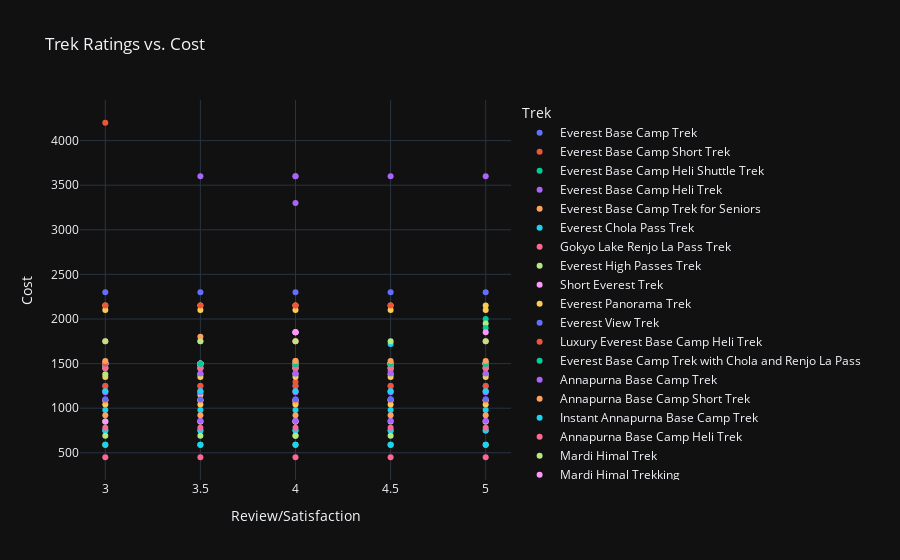

Here is the notebook cell this chart was saved with:
### Code cell
#plot the trek according to the ratings 
fig = px.scatter(df, x='Review/Satisfaction', y='Cost', color='Trek', title='Trek Ratings vs. Cost')
fig.show()

### Figure 1 — Plotly figure (JSON) as saved in the notebook; plotly's stock layout.template omitted (floating-point values rounded to 4 significant figures)
{"data": [{"hovertemplate": "Trek=Everest Base Camp Trek<br>Review/Satisfaction=%{x}<br>Cost=%{y}<extra></extra>", "legendgroup": "Everest Base Camp Trek", "marker": {"color": "#636efa", "symbol": "circle"}, "mode": "markers", "name": "Everest Base Camp Trek", "orientation": "v", "showlegend": true, "x": [4.5, 4.5, 3.5, 3.5, 4.0, 4.0, 5.0, 5.0, 3.0, 3.0, 4.0], "xaxis": "x", "y": [1420.0, 1499.0, 1450.0, 1499.0, 1450.0, 1499.0, 1450.0, 1499.0, 1450.0, 1499.0, 1450.0], "yaxis": "y", "type": "scatter"}, {"hovertemplate": "Trek=Everest Base Camp Short Trek<br>Review/Satisfaction=%{x}<br>Cost=%{y}<extra></extra>", "legendgroup": "Everest Base Camp Short Trek", "marker": {"color": "#EF553B", "symbol": "circle"}, "mode": "markers", "name": "Everest Base Camp Short Trek", "orientation": "v", "showlegend": true, "x": [4.0, 3.5, 4.0, 5.0, 3.0, 4.5], "xaxis": "x", "y": [1295.0, 1499.0, 1499.0, 1499.0, 1499.0, 1499.0], "yaxis": "y", "type": "scatter"}, {"hovertemplate": "Trek=Everest Base Camp Heli Shuttle Trek<br>Review/Satisfaction=%{x}<br>Cost=%{y}<extra></extra>", "legendgroup": "Everest Base Camp Heli Shuttle Trek", "marker": {"color": "#00cc96", "symbol": "circle"}, "mode": "markers", "name": "Everest Base Camp Heli Shuttle Trek", "orientation": "v", "showlegend": true, "x": [5.0], "xaxis": "x", "y": [2000.0], "yaxis": "y", "type": "scatter"}, {"hovertemplate": "Trek=Everest Base Camp Heli Trek<br>Review/Satisfaction=%{x}<br>Cost=%{y}<extra></extra>", "legendgroup": "Everest Base Camp Heli Trek", "marker": {"color": "#ab63fa", "symbol": "circle"}, "mode": "markers", "name": "Everest Base Camp Heli Trek", "orientation": "v", "showlegend": true, "x": [4.0, 3.5, 4.0, 5.0, 4.0, 4.5], "xaxis": "x", "y": [3300.0, 3600.0, 3600.0, 3600.0, 3600.0, 3600.0], "yaxis": "y", "type": "scatter"}, {"hovertemplate": "Trek=Everest Base Camp Trek for Seniors<br>Review/Satisfaction=%{x}<br>Cost=%{y}<extra></extra>", "legendgroup": "Everest Base Camp Trek for Seniors", "marker": {"color": "#FFA15A", "symbol": "circle"}, "mode": "markers", "name": "Everest Base Camp Trek for Seniors", "orientation": "v", "showlegend": true, "x": [3.5], "xaxis": "x", "y": [1800.0], "yaxis": "y", "type": "scatter"}, {"hovertemplate": "Trek=Everest Chola Pass Trek<br>Review/Satisfaction=%{x}<br>Cost=%{y}<extra></extra>", "legendgroup": "Everest Chola Pass Trek", "marker": {"color": "#19d3f3", "symbol": "circle"}, "mode": "markers", "name": "Everest Chola Pass Trek", "orientation": "v", "showlegend": true, "x": [4.5], "xaxis": "x", "y": [1720.0], "yaxis": "y", "type": "scatter"}, {"hovertemplate": "Trek=Gokyo Lake Renjo La Pass Trek<br>Review/Satisfaction=%{x}<br>Cost=%{y}<extra></extra>", "legendgroup": "Gokyo Lake Renjo La Pass Trek", "marker": {"color": "#FF6692", "symbol": "circle"}, "mode": "markers", "name": "Gokyo Lake Renjo La Pass Trek", "orientation": "v", "showlegend": true, "x": [4.0], "xaxis": "x", "y": [1450.0], "yaxis": "y", "type": "scatter"}, {"hovertemplate": "Trek=Everest High Passes Trek<br>Review/Satisfaction=%{x}<br>Cost=%{y}<extra></extra>", "legendgroup": "Everest High Passes Trek", "marker": {"color": "#B6E880", "symbol": "circle"}, "mode": "markers", "name": "Everest High Passes Trek", "orientation": "v", "showlegend": true, "x": [5.0, 4.0, 3.0, 4.0, 4.0, 4.0], "xaxis": "x", "y": [1950.0, 1499.0, 1499.0, 1499.0, 1499.0, 1499.0], "yaxis": "y", "type": "scatter"}, {"hovertemplate": "Trek=Short Everest Trek<br>Review/Satisfaction=%{x}<br>Cost=%{y}<extra></extra>", "legendgroup": "Short Everest Trek", "marker": {"color": "#FF97FF", "symbol": "circle"}, "mode": "markers", "name": "Short Everest Trek", "orientation": "v", "showlegend": true, "x": [4.0], "xaxis": "x", "y": [1060.0], "yaxis": "y", "type": "scatter"}, {"hovertemplate": "Trek=Everest Panorama Trek<br>Review/Satisfaction=%{x}<br>Cost=%{y}<extra></extra>", "legendgroup": "Everest Panorama Trek", "marker": {"color": "#FECB52", "symbol": "circle"}, "mode": "markers", "name": "Everest Panorama Trek", "orientation": "v", "showlegend": true, "x": [3.5, 3.0, 4.5, 3.5, 4.0, 5.0], "xaxis": "x", "y": [1150.0, 1040.0, 1040.0, 1040.0, 1040.0, 1040.0], "yaxis": "y", "type": "scatter"}, {"hovertemplate": "Trek=Everest View Trek<br>Review/Satisfaction=%{x}<br>Cost=%{y}<extra></extra>", "legendgroup": "Everest View Trek", "marker": {"color": "#636efa", "symbol": "circle"}, "mode": "markers", "name": "Everest View Trek", "orientation": "v", "showlegend": true, "x": [4.5, 3.5, 4.0, 5.0, 3.0, 4.5], "xaxis": "x", "y": [1100.0, 1499.0, 1499.0, 1499.0, 1499.0, 1499.0], "yaxis": "y", "type": "scatter"}, {"hovertemplate": "Trek=Luxury Everest Base Camp Heli Trek<br>Review/Satisfaction=%{x}<br>Cost=%{y}<extra></extra>", "legendgroup": "Luxury Everest Base Camp Heli Trek", "marker": {"color": "#EF553B", "symbol": "circle"}, "mode": "markers", "name": "Luxury Everest Base Camp Heli Trek", "orientation": "v", "showlegend": true, "x": [3.0], "xaxis": "x", "y": [4200.0], "yaxis": "y", "type": "scatter"}, {"hovertemplate": "Trek=Everest Base Camp Trek with Chola and Renjo La Pass<br>Review/Satisfaction=%{x}<br>Cost=%{y}<extra></extra>", "legendgroup": "Everest Base Camp Trek with Chola and Renjo La Pass", "marker": {"color": "#00cc96", "symbol": "circle"}, "mode": "markers", "name": "Everest Base Camp Trek with Chola and Renjo La Pass", "orientation": "v", "showlegend": true, "x": [5.0], "xaxis": "x", "y": [1900.0], "yaxis": "y", "type": "scatter"}, {"hovertemplate": "Trek=Annapurna Base Camp Trek<br>Review/Satisfaction=%{x}<br>Cost=%{y}<extra></extra>", "legendgroup": "Annapurna Base Camp Trek", "marker": {"color": "#ab63fa", "symbol": "circle"}, "mode": "markers", "name": "Annapurna Base Camp Trek", "orientation": "v", "showlegend": true, "x": [4.0, 4.0, 3.0, 5.0, 3.0, 4.0, 3.0, 4.5, 3.5, 4.5, 3.5, 4.0, 3.5, 4.0, 5.0], "xaxis": "x", "y": [1090.0, 1499.0, 1090.0, 1090.0, 1499.0, 1090.0, 1090.0, 1499.0, 1090.0, 1090.0, 1499.0, 1090.0, 1090.0, 1499.0, 1090.0], "yaxis": "y", "type": "scatter"}, {"hovertemplate": "Trek=Annapurna Base Camp Short Trek<br>Review/Satisfaction=%{x}<br>Cost=%{y}<extra></extra>", "legendgroup": "Annapurna Base Camp Short Trek", "marker": {"color": "#FFA15A", "symbol": "circle"}, "mode": "markers", "name": "Annapurna Base Camp Short Trek", "orientation": "v", "showlegend": true, "x": [3.5, 4.0, 5.0, 3.0, 4.5], "xaxis": "x", "y": [1090.0, 1090.0, 1090.0, 1090.0, 1090.0], "yaxis": "y", "type": "scatter"}, {"hovertemplate": "Trek=Instant Annapurna Base Camp Trek<br>Review/Satisfaction=%{x}<br>Cost=%{y}<extra></extra>", "legendgroup": "Instant Annapurna Base Camp Trek", "marker": {"color": "#19d3f3", "symbol": "circle"}, "mode": "markers", "name": "Instant Annapurna Base Camp Trek", "orientation": "v", "showlegend": true, "x": [4.5, 3.5, 4.0, 5.0, 3.0], "xaxis": "x", "y": [980.0, 980.0, 980.0, 980.0, 980.0], "yaxis": "y", "type": "scatter"}, {"hovertemplate": "Trek=Annapurna Base Camp Heli Trek<br>Review/Satisfaction=%{x}<br>Cost=%{y}<extra></extra>", "legendgroup": "Annapurna Base Camp Heli Trek", "marker": {"color": "#FF6692", "symbol": "circle"}, "mode": "markers", "name": "Annapurna Base Camp Heli Trek", "orientation": "v", "showlegend": true, "x": [3.0, 4.0, 3.5, 4.0, 5.0], "xaxis": "x", "y": [1750.0, 1750.0, 1750.0, 1750.0, 1750.0], "yaxis": "y", "type": "scatter"}, {"hovertemplate": "Trek=Mardi Himal Trek<br>Review/Satisfaction=%{x}<br>Cost=%{y}<extra></extra>", "legendgroup": "Mardi Himal Trek", "marker": {"color": "#B6E880", "symbol": "circle"}, "mode": "markers", "name": "Mardi Himal Trek", "orientation": "v", "showlegend": true, "x": [5.0, 5.0, 3.5, 3.0, 3.0, 4.0, 4.5, 4.5, 5.0, 3.5, 3.5, 3.0, 4.0, 4.0, 4.5], "xaxis": "x", "y": [850.0, 1499.0, 590.0, 850.0, 1499.0, 590.0, 850.0, 1499.0, 590.0, 850.0, 1499.0, 590.0, 850.0, 1499.0, 590.0], "yaxis": "y", "type": "scatter"}, {"hovertemplate": "Trek=Mardi Himal Trekking<br>Review/Satisfaction=%{x}<br>Cost=%{y}<extra></extra>", "legendgroup": "Mardi Himal Trekking", "marker": {"color": "#FF97FF", "symbol": "circle"}, "mode": "markers", "name": "Mardi Himal Trekking", "orientation": "v", "showlegend": true, "x": [4.0, 5.0, 3.0, 4.0, 3.5], "xaxis": "x", "y": [850.0, 850.0, 850.0, 850.0, 850.0], "yaxis": "y", "type": "scatter"}, {"hovertemplate": "Trek=Classic Annapurna Circuit Trek<br>Review/Satisfaction=%{x}<br>Cost=%{y}<extra></extra>", "legendgroup": "Classic Annapurna Circuit Trek", "marker": {"color": "#FECB52", "symbol": "circle"}, "mode": "markers", "name": "Classic Annapurna Circuit Trek", "orientation": "v", "showlegend": true, "x": [3.5, 4.0, 5.0, 3.0, 4.5], "xaxis": "x", "y": [1350.0, 1350.0, 1350.0, 1350.0, 1350.0], "yaxis": "y", "type": "scatter"}, {"hovertemplate": "Trek=Annapurna Circuit Trek<br>Review/Satisfaction=%{x}<br>Cost=%{y}<extra></extra>", "legendgroup": "Annapurna Circuit Trek", "marker": {"color": "#636efa", "symbol": "circle"}, "mode": "markers", "name": "Annapurna Circuit Trek", "orientation": "v", "showlegend": true, "x": [4.5, 3.0, 4.5, 3.5, 4.5, 3.5, 4.0, 3.5, 4.0, 5.0, 4.0, 5.0, 3.0, 5.0, 3.0], "xaxis": "x", "y": [1250.0, 1499.0, 1100.0, 1250.0, 1499.0, 1100.0, 1250.0, 1499.0, 1100.0, 1250.0, 1499.0, 1100.0, 1250.0, 1499.0, 1100.0], "yaxis": "y", "type": "scatter"}, {"hovertemplate": "Trek=Annapurna Circuit Short Trek<br>Review/Satisfaction=%{x}<br>Cost=%{y}<extra></extra>", "legendgroup": "Annapurna Circuit Short Trek", "marker": {"color": "#EF553B", "symbol": "circle"}, "mode": "markers", "name": "Annapurna Circuit Short Trek", "orientation": "v", "showlegend": true, "x": [3.0, 4.5, 3.5, 4.0, 5.0], "xaxis": "x", "y": [1250.0, 1250.0, 1250.0, 1250.0, 1250.0], "yaxis": "y", "type": "scatter"}, {"hovertemplate": "Trek=Annapurna Luxury Trek<br>Review/Satisfaction=%{x}<br>Cost=%{y}<extra></extra>", "legendgroup": "Annapurna Luxury Trek", "marker": {"color": "#00cc96", "symbol": "circle"}, "mode": "markers", "name": "Annapurna Luxury Trek", "orientation": "v", "showlegend": true, "x": [5.0, 3.0, 4.5, 3.5, 4.0], "xaxis": "x", "y": [1450.0, 1450.0, 1450.0, 1450.0, 1450.0], "yaxis": "y", "type": "scatter"}, {"hovertemplate": "Trek=Annapurna Panorama Trek<br>Review/Satisfaction=%{x}<br>Cost=%{y}<extra></extra>", "legendgroup": "Annapurna Panorama Trek", "marker": {"color": "#ab63fa", "symbol": "circle"}, "mode": "markers", "name": "Annapurna Panorama Trek", "orientation": "v", "showlegend": true, "x": [4.0, 5.0, 4.0, 4.5, 3.5], "xaxis": "x", "y": [860.0, 860.0, 860.0, 860.0, 860.0], "yaxis": "y", "type": "scatter"}, {"hovertemplate": "Trek=Annapurna Tilicho Lake Trek<br>Review/Satisfaction=%{x}<br>Cost=%{y}<extra></extra>", "legendgroup": "Annapurna Tilicho Lake Trek", "marker": {"color": "#FFA15A", "symbol": "circle"}, "mode": "markers", "name": "Annapurna Tilicho Lake Trek", "orientation": "v", "showlegend": true, "x": [3.5, 4.0, 5.0, 3.0, 4.5], "xaxis": "x", "y": [1450.0, 1450.0, 1450.0, 1450.0, 1450.0], "yaxis": "y", "type": "scatter"}, {"hovertemplate": "Trek=Short Annapurna Trek<br>Review/Satisfaction=%{x}<br>Cost=%{y}<extra></extra>", "legendgroup": "Short Annapurna Trek", "marker": {"color": "#19d3f3", "symbol": "circle"}, "mode": "markers", "name": "Short Annapurna Trek", "orientation": "v", "showlegend": true, "x": [4.5, 3.5, 4.0, 5.0, 3.0], "xaxis": "x", "y": [590.0, 590.0, 590.0, 590.0, 590.0], "yaxis": "y", "type": "scatter"}, {"hovertemplate": "Trek=Manaslu Circuit Trek<br>Review/Satisfaction=%{x}<br>Cost=%{y}<extra></extra>", "legendgroup": "Manaslu Circuit Trek", "marker": {"color": "#FF6692", "symbol": "circle"}, "mode": "markers", "name": "Manaslu Circuit Trek", "orientation": "v", "showlegend": true, "x": [3.0, 4.0, 3.0, 4.5, 5.0, 4.5, 3.5, 3.0, 3.5, 4.0, 4.5, 4.0, 5.0, 3.5, 5.0], "xaxis": "x", "y": [1450.0, 1499.0, 1190.0, 1450.0, 1499.0, 1190.0, 1450.0, 1499.0, 1190.0, 1450.0, 1499.0, 1190.0, 1450.0, 1499.0, 1190.0], "yaxis": "y", "type": "scatter"}, {"hovertemplate": "Trek=Manaslu Circuit Trekking<br>Review/Satisfaction=%{x}<br>Cost=%{y}<extra></extra>", "legendgroup": "Manaslu Circuit Trekking", "marker": {"color": "#B6E880", "symbol": "circle"}, "mode": "markers", "name": "Manaslu Circuit Trekking", "orientation": "v", "showlegend": true, "x": [5.0, 3.0, 4.5, 3.5, 4.0], "xaxis": "x", "y": [1380.0, 1380.0, 1380.0, 1380.0, 1380.0], "yaxis": "y", "type": "scatter"}, {"hovertemplate": "Trek=Tsum Valley with Manaslu Trek<br>Review/Satisfaction=%{x}<br>Cost=%{y}<extra></extra>", "legendgroup": "Tsum Valley with Manaslu Trek", "marker": {"color": "#FF97FF", "symbol": "circle"}, "mode": "markers", "name": "Tsum Valley with Manaslu Trek", "orientation": "v", "showlegend": true, "x": [4.0, 5.0, 4.0, 4.0, 4.0], "xaxis": "x", "y": [1850.0, 1850.0, 1850.0, 1850.0, 1850.0], "yaxis": "y", "type": "scatter"}, {"hovertemplate": "Trek=Upper Mustang Trek<br>Review/Satisfaction=%{x}<br>Cost=%{y}<extra></extra>", "legendgroup": "Upper Mustang Trek", "marker": {"color": "#FECB52", "symbol": "circle"}, "mode": "markers", "name": "Upper Mustang Trek", "orientation": "v", "showlegend": true, "x": [3.5, 3.5, 4.0, 4.0, 4.0, 5.0, 5.0, 5.0, 3.0, 3.0, 3.0, 4.5, 4.5, 4.5, 3.5], "xaxis": "x", "y": [2150.0, 1499.0, 2100.0, 2150.0, 1499.0, 2100.0, 2150.0, 1499.0, 2100.0, 2150.0, 1499.0, 2100.0, 2150.0, 1499.0, 2100.0], "yaxis": "y", "type": "scatter"}, {"hovertemplate": "Trek=Upper Mustang Trek with Yara<br>Review/Satisfaction=%{x}<br>Cost=%{y}<extra></extra>", "legendgroup": "Upper Mustang Trek with Yara", "marker": {"color": "#636efa", "symbol": "circle"}, "mode": "markers", "name": "Upper Mustang Trek with Yara", "orientation": "v", "showlegend": true, "x": [4.5, 3.5, 4.0, 5.0, 3.0], "xaxis": "x", "y": [2300.0, 2300.0, 2300.0, 2300.0, 2300.0], "yaxis": "y", "type": "scatter"}, {"hovertemplate": "Trek=Upper Mustang Tiji Festival Trek<br>Review/Satisfaction=%{x}<br>Cost=%{y}<extra></extra>", "legendgroup": "Upper Mustang Tiji Festival Trek", "marker": {"color": "#EF553B", "symbol": "circle"}, "mode": "markers", "name": "Upper Mustang Tiji Festival Trek", "orientation": "v", "showlegend": true, "x": [3.0, 4.5, 3.5, 4.0, 4.0], "xaxis": "x", "y": [2150.0, 2150.0, 2150.0, 2150.0, 2150.0], "yaxis": "y", "type": "scatter"}, {"hovertemplate": "Trek=Langtang Valley Trek<br>Review/Satisfaction=%{x}<br>Cost=%{y}<extra></extra>", "legendgroup": "Langtang Valley Trek", "marker": {"color": "#00cc96", "symbol": "circle"}, "mode": "markers", "name": "Langtang Valley Trek", "orientation": "v", "showlegend": true, "x": [5.0, 3.5, 3.0, 4.0, 4.5, 5.0, 3.5, 3.0, 4.0, 4.5], "xaxis": "x", "y": [750.0, 1499.0, 750.0, 1499.0, 750.0, 1499.0, 750.0, 1499.0, 750.0, 1499.0], "yaxis": "y", "type": "scatter"}, {"hovertemplate": "Trek=Langtang Gosaikunda Trek<br>Review/Satisfaction=%{x}<br>Cost=%{y}<extra></extra>", "legendgroup": "Langtang Gosaikunda Trek", "marker": {"color": "#ab63fa", "symbol": "circle"}, "mode": "markers", "name": "Langtang Gosaikunda Trek", "orientation": "v", "showlegend": true, "x": [4.0, 5.0, 3.0, 4.5, 3.5], "xaxis": "x", "y": [1180.0, 1180.0, 1180.0, 1180.0, 1180.0], "yaxis": "y", "type": "scatter"}, {"hovertemplate": "Trek=Tamang Heritage Trek<br>Review/Satisfaction=%{x}<br>Cost=%{y}<extra></extra>", "legendgroup": "Tamang Heritage Trek", "marker": {"color": "#FFA15A", "symbol": "circle"}, "mode": "markers", "name": "Tamang Heritage Trek", "orientation": "v", "showlegend": true, "x": [3.5, 4.0, 4.0, 5.0, 5.0, 3.0, 3.0, 4.5, 4.5, 3.5], "xaxis": "x", "y": [920.0, 1499.0, 920.0, 1499.0, 920.0, 1499.0, 920.0, 1499.0, 920.0, 1499.0], "yaxis": "y", "type": "scatter"}, {"hovertemplate": "Trek=Tamang Heritage Trail<br>Review/Satisfaction=%{x}<br>Cost=%{y}<extra></extra>", "legendgroup": "Tamang Heritage Trail", "marker": {"color": "#19d3f3", "symbol": "circle"}, "mode": "markers", "name": "Tamang Heritage Trail", "orientation": "v", "showlegend": true, "x": [4.5, 3.5, 4.0, 5.0, 3.0], "xaxis": "x", "y": [750.0, 750.0, 750.0, 750.0, 750.0], "yaxis": "y", "type": "scatter"}, {"hovertemplate": "Trek=Helambu Trek<br>Review/Satisfaction=%{x}<br>Cost=%{y}<extra></extra>", "legendgroup": "Helambu Trek", "marker": {"color": "#FF6692", "symbol": "circle"}, "mode": "markers", "name": "Helambu Trek", "orientation": "v", "showlegend": true, "x": [3.0, 4.5, 3.5, 4.0, 5.0], "xaxis": "x", "y": [780.0, 780.0, 780.0, 780.0, 780.0], "yaxis": "y", "type": "scatter"}, {"hovertemplate": "Trek=Everest Base Camp Trek for Youths<br>Review/Satisfaction=%{x}<br>Cost=%{y}<extra></extra>", "legendgroup": "Everest Base Camp Trek for Youths", "marker": {"color": "#B6E880", "symbol": "circle"}, "mode": "markers", "name": "Everest Base Camp Trek for Youths", "orientation": "v", "showlegend": true, "x": [4.0, 5.0, 3.0, 4.5, 3.5], "xaxis": "x", "y": [1750.0, 1750.0, 1750.0, 1750.0, 1750.0], "yaxis": "y", "type": "scatter"}, {"hovertemplate": "Trek=Everest Base Camp Luxury Lodge Trek<br>Review/Satisfaction=%{x}<br>Cost=%{y}<extra></extra>", "legendgroup": "Everest Base Camp Luxury Lodge Trek", "marker": {"color": "#FF97FF", "symbol": "circle"}, "mode": "markers", "name": "Everest Base Camp Luxury Lodge Trek", "orientation": "v", "showlegend": true, "x": [5.0, 3.0, 4.0, 3.5, 4.0], "xaxis": "x", "y": [1499.0, 1499.0, 1499.0, 1499.0, 1499.0], "yaxis": "y", "type": "scatter"}, {"hovertemplate": "Trek=Everest Base Camp Trek via Gokyo Lakes and Cho La Pass<br>Review/Satisfaction=%{x}<br>Cost=%{y}<extra></extra>", "legendgroup": "Everest Base Camp Trek via Gokyo Lakes and Cho La Pass", "marker": {"color": "#FECB52", "symbol": "circle"}, "mode": "markers", "name": "Everest Base Camp Trek via Gokyo Lakes and Cho La Pass", "orientation": "v", "showlegend": true, "x": [4.0, 5.0, 3.0, 4.5, 3.5], "xaxis": "x", "y": [1499.0, 1499.0, 1499.0, 1499.0, 1499.0], "yaxis": "y", "type": "scatter"}, {"hovertemplate": "Trek=Everest Advanced Base Camp Trek from Tibet<br>Review/Satisfaction=%{x}<br>Cost=%{y}<extra></extra>", "legendgroup": "Everest Advanced Base Camp Trek from Tibet", "marker": {"color": "#636efa", "symbol": "circle"}, "mode": "markers", "name": "Everest Advanced Base Camp Trek from Tibet", "orientation": "v", "showlegend": true, "x": [4.0, 3.5, 4.0, 5.0, 3.0], "xaxis": "x", "y": [1499.0, 1499.0, 1499.0, 1499.0, 1499.0], "yaxis": "y", "type": "scatter"}, {"hovertemplate": "Trek=Gokyo Lakes and Gokyo Ri Trek<br>Review/Satisfaction=%{x}<br>Cost=%{y}<extra></extra>", "legendgroup": "Gokyo Lakes and Gokyo Ri Trek", "marker": {"color": "#EF553B", "symbol": "circle"}, "mode": "markers", "name": "Gokyo Lakes and Gokyo Ri Trek", "orientation": "v", "showlegend": true, "x": [3.0, 4.5, 3.5, 4.0, 5.0], "xaxis": "x", "y": [1499.0, 1499.0, 1499.0, 1499.0, 1499.0], "yaxis": "y", "type": "scatter"}, {"hovertemplate": "Trek=Annapurna Sanctuary Trek<br>Review/Satisfaction=%{x}<br>Cost=%{y}<extra></extra>", "legendgroup": "Annapurna Sanctuary Trek", "marker": {"color": "#00cc96", "symbol": "circle"}, "mode": "markers", "name": "Annapurna Sanctuary Trek", "orientation": "v", "showlegend": true, "x": [4.5, 4.0, 4.0, 5.0, 4.0], "xaxis": "x", "y": [1499.0, 1499.0, 1499.0, 1499.0, 1499.0], "yaxis": "y", "type": "scatter"}, {"hovertemplate": "Trek=Rara Lake Trek<br>Review/Satisfaction=%{x}<br>Cost=%{y}<extra></extra>", "legendgroup": "Rara Lake Trek", "marker": {"color": "#ab63fa", "symbol": "circle"}, "mode": "markers", "name": "Rara Lake Trek", "orientation": "v", "showlegend": true, "x": [3.0, 4.5, 3.5, 4.0, 5.0], "xaxis": "x", "y": [1499.0, 1499.0, 1499.0, 1499.0, 1499.0], "yaxis": "y", "type": "scatter"}, {"hovertemplate": "Trek=Kanchenjunga Circuit Trek<br>Review/Satisfaction=%{x}<br>Cost=%{y}<extra></extra>", "legendgroup": "Kanchenjunga Circuit Trek", "marker": {"color": "#FFA15A", "symbol": "circle"}, "mode": "markers", "name": "Kanchenjunga Circuit Trek", "orientation": "v", "showlegend": true, "x": [4.0, 5.0, 3.0, 4.5, 3.5], "xaxis": "x", "y": [1499.0, 1499.0, 1499.0, 1499.0, 1499.0], "yaxis": "y", "type": "scatter"}, {"hovertemplate": "Trek=Tsum Valley Trek<br>Review/Satisfaction=%{x}<br>Cost=%{y}<extra></extra>", "legendgroup": "Tsum Valley Trek", "marker": {"color": "#19d3f3", "symbol": "circle"}, "mode": "markers", "name": "Tsum Valley Trek", "orientation": "v", "showlegend": true, "x": [4.5, 3.5, 4.0, 5.0, 3.0], "xaxis": "x", "y": [1499.0, 1499.0, 1499.0, 1499.0, 1499.0], "yaxis": "y", "type": "scatter"}, {"hovertemplate": "Trek=The Royal Trek<br>Review/Satisfaction=%{x}<br>Cost=%{y}<extra></extra>", "legendgroup": "The Royal Trek", "marker": {"color": "#FF6692", "symbol": "circle"}, "mode": "markers", "name": "The Royal Trek", "orientation": "v", "showlegend": true, "x": [3.0, 4.5, 3.5, 4.0, 5.0], "xaxis": "x", "y": [1499.0, 1499.0, 1499.0, 1499.0, 1499.0], "yaxis": "y", "type": "scatter"}, {"hovertemplate": "Trek=Makalu Base Camp Trek<br>Review/Satisfaction=%{x}<br>Cost=%{y}<extra></extra>", "legendgroup": "Makalu Base Camp Trek", "marker": {"color": "#B6E880", "symbol": "circle"}, "mode": "markers", "name": "Makalu Base Camp Trek", "orientation": "v", "showlegend": true, "x": [5.0, 3.0, 4.5, 3.5, 4.0], "xaxis": "x", "y": [1499.0, 1499.0, 1499.0, 1499.0, 1499.0], "yaxis": "y", "type": "scatter"}, {"hovertemplate": "Trek=Langtang Gosainkunda and Helambu Trek<br>Review/Satisfaction=%{x}<br>Cost=%{y}<extra></extra>", "legendgroup": "Langtang Gosainkunda and Helambu Trek", "marker": {"color": "#FF97FF", "symbol": "circle"}, "mode": "markers", "name": "Langtang Gosainkunda and Helambu Trek", "orientation": "v", "showlegend": true, "x": [4.0, 5.0, 3.0, 4.5, 4.0], "xaxis": "x", "y": [1499.0, 1499.0, 1499.0, 1499.0, 1499.0], "yaxis": "y", "type": "scatter"}, {"hovertemplate": "Trek=Nar Phu Valley Trek<br>Review/Satisfaction=%{x}<br>Cost=%{y}<extra></extra>", "legendgroup": "Nar Phu Valley Trek", "marker": {"color": "#FECB52", "symbol": "circle"}, "mode": "markers", "name": "Nar Phu Valley Trek", "orientation": "v", "showlegend": true, "x": [3.5, 4.0, 5.0, 3.0, 4.5], "xaxis": "x", "y": [1499.0, 1499.0, 1499.0, 1499.0, 1499.0], "yaxis": "y", "type": "scatter"}, {"hovertemplate": "Trek=Annapurna Circle Trek<br>Review/Satisfaction=%{x}<br>Cost=%{y}<extra></extra>", "legendgroup": "Annapurna Circle Trek", "marker": {"color": "#636efa", "symbol": "circle"}, "mode": "markers", "name": "Annapurna Circle Trek", "orientation": "v", "showlegend": true, "x": [4.5, 3.5, 4.0, 5.0, 3.0], "xaxis": "x", "y": [1499.0, 1499.0, 1499.0, 1499.0, 1499.0], "yaxis": "y", "type": "scatter"}, {"hovertemplate": "Trek=Everest Kangshung Face Trek<br>Review/Satisfaction=%{x}<br>Cost=%{y}<extra></extra>", "legendgroup": "Everest Kangshung Face Trek", "marker": {"color": "#EF553B", "symbol": "circle"}, "mode": "markers", "name": "Everest Kangshung Face Trek", "orientation": "v", "showlegend": true, "x": [3.0, 4.5, 3.5, 4.0, 5.0], "xaxis": "x", "y": [1499.0, 1499.0, 1499.0, 1499.0, 1499.0], "yaxis": "y", "type": "scatter"}, {"hovertemplate": "Trek=Tsum Valley and Manaslu Trek<br>Review/Satisfaction=%{x}<br>Cost=%{y}<extra></extra>", "legendgroup": "Tsum Valley and Manaslu Trek", "marker": {"color": "#00cc96", "symbol": "circle"}, "mode": "markers", "name": "Tsum Valley and Manaslu Trek", "orientation": "v", "showlegend": true, "x": [5.0, 3.0, 4.5, 3.5, 4.0], "xaxis": "x", "y": [1499.0, 1499.0, 1499.0, 1499.0, 1499.0], "yaxis": "y", "type": "scatter"}, {"hovertemplate": "Trek=Khopra Ridge Community Trek<br>Review/Satisfaction=%{x}<br>Cost=%{y}<extra></extra>", "legendgroup": "Khopra Ridge Community Trek", "marker": {"color": "#ab63fa", "symbol": "circle"}, "mode": "markers", "name": "Khopra Ridge Community Trek", "orientation": "v", "showlegend": true, "x": [4.0, 5.0, 3.0, 4.5, 3.5], "xaxis": "x", "y": [1499.0, 1499.0, 1499.0, 1499.0, 1499.0], "yaxis": "y", "type": "scatter"}, {"hovertemplate": "Trek=Nepal Experience Tour<br>Review/Satisfaction=%{x}<br>Cost=%{y}<extra></extra>", "legendgroup": "Nepal Experience Tour", "marker": {"color": "#FFA15A", "symbol": "circle"}, "mode": "markers", "name": "Nepal Experience Tour", "orientation": "v", "showlegend": true, "x": [3.5, 4.0, 5.0, 3.0, 4.5], "xaxis": "x", "y": [1499.0, 1499.0, 1499.0, 1499.0, 1499.0], "yaxis": "y", "type": "scatter"}, {"hovertemplate": "Trek=Annapurna Circuit Trek with Tilicho Lake and Poon Hill<br>Review/Satisfaction=%{x}<br>Cost=%{y}<extra></extra>", "legendgroup": "Annapurna Circuit Trek with Tilicho Lake and Poon Hill", "marker": {"color": "#19d3f3", "symbol": "circle"}, "mode": "markers", "name": "Annapurna Circuit Trek with Tilicho Lake and Poon Hill", "orientation": "v", "showlegend": true, "x": [4.0, 3.5, 4.0, 5.0, 3.0], "xaxis": "x", "y": [1499.0, 1499.0, 1499.0, 1499.0, 1499.0], "yaxis": "y", "type": "scatter"}, {"hovertemplate": "Trek=Annapurna With Tilicho Lake Trek<br>Review/Satisfaction=%{x}<br>Cost=%{y}<extra></extra>", "legendgroup": "Annapurna With Tilicho Lake Trek", "marker": {"color": "#FF6692", "symbol": "circle"}, "mode": "markers", "name": "Annapurna With Tilicho Lake Trek", "orientation": "v", "showlegend": true, "x": [3.0, 4.0, 3.5, 4.0, 5.0], "xaxis": "x", "y": [1499.0, 1499.0, 1499.0, 1499.0, 1499.0], "yaxis": "y", "type": "scatter"}, {"hovertemplate": "Trek=Langtang Valley Trek with Ganja la Pass<br>Review/Satisfaction=%{x}<br>Cost=%{y}<extra></extra>", "legendgroup": "Langtang Valley Trek with Ganja la Pass", "marker": {"color": "#B6E880", "symbol": "circle"}, "mode": "markers", "name": "Langtang Valley Trek with Ganja la Pass", "orientation": "v", "showlegend": true, "x": [5.0, 3.0, 4.5, 3.5, 4.0], "xaxis": "x", "y": [1499.0, 1499.0, 1499.0, 1499.0, 1499.0], "yaxis": "y", "type": "scatter"}, {"hovertemplate": "Trek=Manaslu and Annapurna Trek with Tilicho Lake<br>Review/Satisfaction=%{x}<br>Cost=%{y}<extra></extra>", "legendgroup": "Manaslu and Annapurna Trek with Tilicho Lake", "marker": {"color": "#FF97FF", "symbol": "circle"}, "mode": "markers", "name": "Manaslu and Annapurna Trek with Tilicho Lake", "orientation": "v", "showlegend": true, "x": [3.5, 4.0, 5.0, 3.0, 4.5], "xaxis": "x", "y": [1499.0, 1499.0, 1499.0, 1499.0, 1499.0], "yaxis": "y", "type": "scatter"}, {"hovertemplate": "Trek=Nepal Trekking and Everest Himalaya Heli Tour<br>Review/Satisfaction=%{x}<br>Cost=%{y}<extra></extra>", "legendgroup": "Nepal Trekking and Everest Himalaya Heli Tour", "marker": {"color": "#FECB52", "symbol": "circle"}, "mode": "markers", "name": "Nepal Trekking and Everest Himalaya Heli Tour", "orientation": "v", "showlegend": true, "x": [4.5, 3.5, 4.0, 5.0, 4.0], "xaxis": "x", "y": [1499.0, 1499.0, 1499.0, 1499.0, 1499.0], "yaxis": "y", "type": "scatter"}, {"hovertemplate": "Trek=Nepal Hiking and Culture Tour<br>Review/Satisfaction=%{x}<br>Cost=%{y}<extra></extra>", "legendgroup": "Nepal Hiking and Culture Tour", "marker": {"color": "#636efa", "symbol": "circle"}, "mode": "markers", "name": "Nepal Hiking and Culture Tour", "orientation": "v", "showlegend": true, "x": [3.0, 4.5, 3.5, 4.0, 5.0], "xaxis": "x", "y": [1499.0, 1499.0, 1499.0, 1499.0, 1499.0], "yaxis": "y", "type": "scatter"}, {"hovertemplate": "Trek=Annapurna Sunrise and Everest View Trek<br>Review/Satisfaction=%{x}<br>Cost=%{y}<extra></extra>", "legendgroup": "Annapurna Sunrise and Everest View Trek", "marker": {"color": "#EF553B", "symbol": "circle"}, "mode": "markers", "name": "Annapurna Sunrise and Everest View Trek", "orientation": "v", "showlegend": true, "x": [5.0, 3.0, 4.5, 4.0, 4.0], "xaxis": "x", "y": [1499.0, 1499.0, 1499.0, 1499.0, 1499.0], "yaxis": "y", "type": "scatter"}, {"hovertemplate": "Trek=Tenzing Hillary Everest Marathon<br>Review/Satisfaction=%{x}<br>Cost=%{y}<extra></extra>", "legendgroup": "Tenzing Hillary Everest Marathon", "marker": {"color": "#00cc96", "symbol": "circle"}, "mode": "markers", "name": "Tenzing Hillary Everest Marathon", "orientation": "v", "showlegend": true, "x": [4.0, 5.0, 4.0, 4.5, 3.5], "xaxis": "x", "y": [1499.0, 1499.0, 1499.0, 1499.0, 1499.0], "yaxis": "y", "type": "scatter"}, {"hovertemplate": "Trek=Everest Kalapathar Trekking<br>Review/Satisfaction=%{x}<br>Cost=%{y}<extra></extra>", "legendgroup": "Everest Kalapathar Trekking", "marker": {"color": "#ab63fa", "symbol": "circle"}, "mode": "markers", "name": "Everest Kalapathar Trekking", "orientation": "v", "showlegend": true, "x": [4.5, 3.5, 4.0, 5.0, 4.0], "xaxis": "x", "y": [1390.0, 1390.0, 1390.0, 1390.0, 1390.0], "yaxis": "y", "type": "scatter"}, {"hovertemplate": "Trek=Everest Base Camp Trek via Gokyo Lake<br>Review/Satisfaction=%{x}<br>Cost=%{y}<extra></extra>", "legendgroup": "Everest Base Camp Trek via Gokyo Lake", "marker": {"color": "#FFA15A", "symbol": "circle"}, "mode": "markers", "name": "Everest Base Camp Trek via Gokyo Lake", "orientation": "v", "showlegend": true, "x": [5.0, 3.0, 4.5, 4.0, 4.0], "xaxis": "x", "y": [1530.0, 1530.0, 1530.0, 1530.0, 1530.0], "yaxis": "y", "type": "scatter"}, {"hovertemplate": "Trek=Gokyo Lake Trek<br>Review/Satisfaction=%{x}<br>Cost=%{y}<extra></extra>", "legendgroup": "Gokyo Lake Trek", "marker": {"color": "#19d3f3", "symbol": "circle"}, "mode": "markers", "name": "Gokyo Lake Trek", "orientation": "v", "showlegend": true, "x": [4.0, 5.0, 3.0, 4.5, 3.5], "xaxis": "x", "y": [1190.0, 1190.0, 1190.0, 1190.0, 1190.0], "yaxis": "y", "type": "scatter"}, {"hovertemplate": "Trek=Ghorepani Poon Hill Trek<br>Review/Satisfaction=%{x}<br>Cost=%{y}<extra></extra>", "legendgroup": "Ghorepani Poon Hill Trek", "marker": {"color": "#FF6692", "symbol": "circle"}, "mode": "markers", "name": "Ghorepani Poon Hill Trek", "orientation": "v", "showlegend": true, "x": [5.0, 3.0, 4.5, 3.5, 4.0], "xaxis": "x", "y": [450.0, 450.0, 450.0, 450.0, 450.0], "yaxis": "y", "type": "scatter"}, {"hovertemplate": "Trek=Langtang Valley Trekking<br>Review/Satisfaction=%{x}<br>Cost=%{y}<extra></extra>", "legendgroup": "Langtang Valley Trekking", "marker": {"color": "#B6E880", "symbol": "circle"}, "mode": "markers", "name": "Langtang Valley Trekking", "orientation": "v", "showlegend": true, "x": [4.5, 3.5, 4.0, 4.0, 3.0], "xaxis": "x", "y": [690.0, 690.0, 690.0, 690.0, 690.0], "yaxis": "y", "type": "scatter"}], "layout": {"xaxis": {"anchor": "y", "domain": [0.0, 1.0], "title": {"text": "Review/Satisfaction"}}, "yaxis": {"anchor": "x", "domain": [0.0, 1.0], "title": {"text": "Cost"}}, "legend": {"title": {"text": "Trek"}, "tracegroupgap": 0}, "title": {"text": "Trek Ratings vs. Cost"}}}
